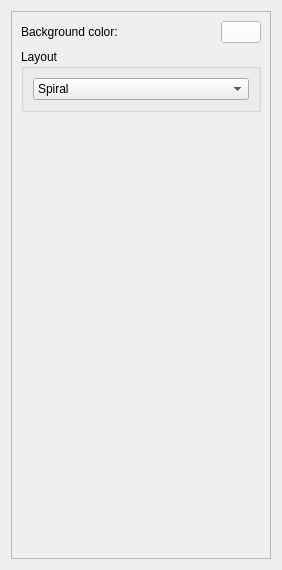
<?xml version="1.0" encoding="UTF-8"?>
<ui version="4.0">
 <class>PixelOrientedOptionsWidgetData</class>
 <widget class="QWidget" name="PixelOrientedOptionsWidgetData">
  <property name="geometry">
   <rect>
    <x>0</x>
    <y>0</y>
    <width>282</width>
    <height>570</height>
   </rect>
  </property>
  <property name="windowTitle">
   <string>Options</string>
  </property>
  <layout class="QVBoxLayout" name="verticalLayout_3">
   <item>
    <widget class="QFrame" name="frame">
     <property name="frameShape">
      <enum>QFrame::StyledPanel</enum>
     </property>
     <property name="frameShadow">
      <enum>QFrame::Raised</enum>
     </property>
     <layout class="QVBoxLayout" name="verticalLayout_2">
      <item>
       <layout class="QHBoxLayout" name="horizontalLayout">
        <item>
         <widget class="QLabel" name="label_2">
          <property name="text">
           <string>Background color:</string>
          </property>
         </widget>
        </item>
        <item>
         <spacer name="horizontalSpacer_3">
          <property name="orientation">
           <enum>Qt::Horizontal</enum>
          </property>
          <property name="sizeHint" stdset="0">
           <size>
            <width>40</width>
            <height>20</height>
           </size>
          </property>
         </spacer>
        </item>
        <item>
         <widget class="tlp::ColorButton" name="backColorButton">
          <property name="palette">
           <palette>
            <active>
             <colorrole role="Button">
              <brush brushstyle="SolidPattern">
               <color alpha="255">
                <red>255</red>
                <green>255</green>
                <blue>255</blue>
               </color>
              </brush>
             </colorrole>
             <colorrole role="Base">
              <brush brushstyle="SolidPattern">
               <color alpha="255">
                <red>255</red>
                <green>255</green>
                <blue>255</blue>
               </color>
              </brush>
             </colorrole>
             <colorrole role="Window">
              <brush brushstyle="SolidPattern">
               <color alpha="255">
                <red>255</red>
                <green>255</green>
                <blue>255</blue>
               </color>
              </brush>
             </colorrole>
            </active>
            <inactive>
             <colorrole role="Button">
              <brush brushstyle="SolidPattern">
               <color alpha="255">
                <red>255</red>
                <green>255</green>
                <blue>255</blue>
               </color>
              </brush>
             </colorrole>
             <colorrole role="Base">
              <brush brushstyle="SolidPattern">
               <color alpha="255">
                <red>255</red>
                <green>255</green>
                <blue>255</blue>
               </color>
              </brush>
             </colorrole>
             <colorrole role="Window">
              <brush brushstyle="SolidPattern">
               <color alpha="255">
                <red>255</red>
                <green>255</green>
                <blue>255</blue>
               </color>
              </brush>
             </colorrole>
            </inactive>
            <disabled>
             <colorrole role="Button">
              <brush brushstyle="SolidPattern">
               <color alpha="255">
                <red>255</red>
                <green>255</green>
                <blue>255</blue>
               </color>
              </brush>
             </colorrole>
             <colorrole role="Base">
              <brush brushstyle="SolidPattern">
               <color alpha="255">
                <red>255</red>
                <green>255</green>
                <blue>255</blue>
               </color>
              </brush>
             </colorrole>
             <colorrole role="Window">
              <brush brushstyle="SolidPattern">
               <color alpha="255">
                <red>255</red>
                <green>255</green>
                <blue>255</blue>
               </color>
              </brush>
             </colorrole>
            </disabled>
           </palette>
          </property>
          <property name="autoFillBackground">
           <bool>true</bool>
          </property>
          <property name="text">
           <string/>
          </property>
         </widget>
        </item>
       </layout>
      </item>
      <item>
       <widget class="QGroupBox" name="groupBox">
        <property name="title">
         <string>Layout</string>
        </property>
        <layout class="QVBoxLayout" name="verticalLayout">
         <item>
          <widget class="QComboBox" name="layoutTypeCB">
           <item>
            <property name="text">
             <string>Spiral</string>
            </property>
           </item>
           <item>
            <property name="text">
             <string>Zorder</string>
            </property>
           </item>
           <item>
            <property name="text">
             <string>Peano</string>
            </property>
           </item>
           <item>
            <property name="text">
             <string>Square</string>
            </property>
           </item>
          </widget>
         </item>
        </layout>
       </widget>
      </item>
      <item>
       <spacer name="verticalSpacer">
        <property name="orientation">
         <enum>Qt::Vertical</enum>
        </property>
        <property name="sizeHint" stdset="0">
         <size>
          <width>20</width>
          <height>388</height>
         </size>
        </property>
       </spacer>
      </item>
     </layout>
    </widget>
   </item>
  </layout>
 </widget>
 <customwidgets>
  <customwidget>
   <class>tlp::ColorButton</class>
   <extends>QPushButton</extends>
   <header location="global">talipot/ColorButton.h</header>
   <slots>
    <signal>colorChanged(QColor)</signal>
   </slots>
  </customwidget>
 </customwidgets>
 <resources/>
 <connections/>
</ui>
